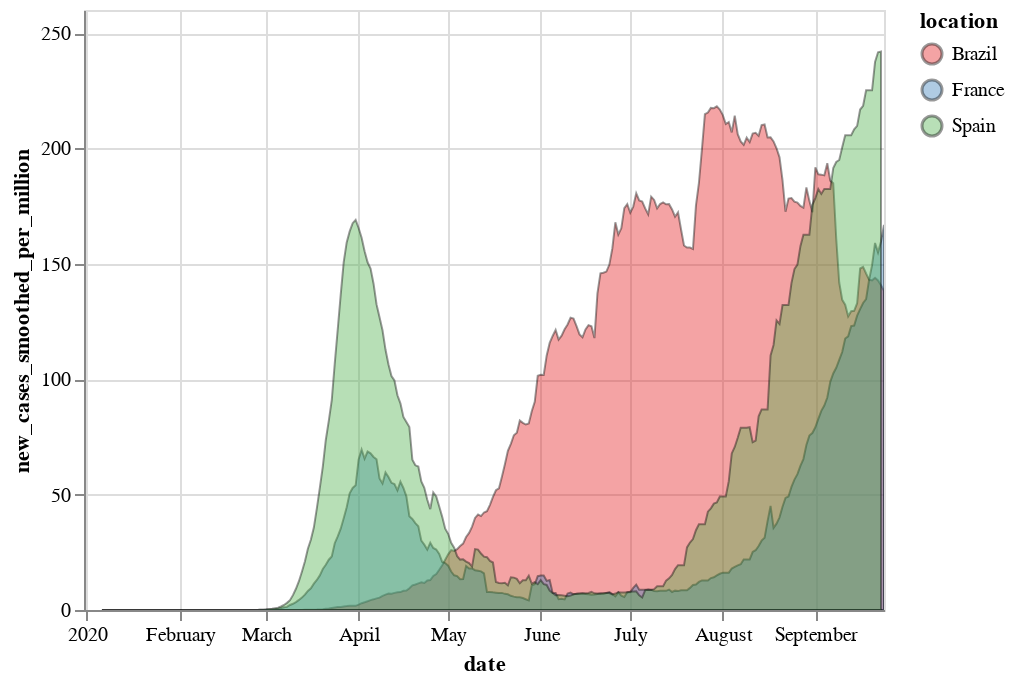

Notebook code cell kept with this figure:
### Code cell
plot = alt.Chart(df).mark_area(opacity=0.4, stroke='black').encode(
    x='date:T',
    y=alt.Y('new_cases_smoothed_per_million:Q', stack=None),
    color=alt.Color('location:N', scale=alt.Scale(scheme='set1')),
    tooltip='location'
).interactive().properties(width='container')
plot

### Figure 1 — Vega-Lite specification as saved in the notebook (floating-point values rounded to 4 significant figures; data arrays with more than 128 entries replaced by an {"elided": "..."} marker saying what was removed)
{"config": {"view": {"continuousWidth": 400, "continuousHeight": 300}}, "data": {"name": "data-8bba9f6c4b4bc58476fa9a1158878da3"}, "mark": {"type": "area", "opacity": 0.4, "stroke": "black"}, "encoding": {"color": {"type": "nominal", "field": "location", "scale": {"scheme": "set1"}}, "tooltip": {"type": "nominal", "field": "location"}, "x": {"type": "temporal", "field": "date"}, "y": {"type": "quantitative", "field": "new_cases_smoothed_per_million", "stack": null}}, "selection": {"selector001": {"type": "interval", "bind": "scales", "encodings": ["x", "y"]}}, "width": "container", "$schema": "https://vega.github.io/schema/vega-lite/v4.8.1.json", "datasets": {"data-8bba9f6c4b4bc58476fa9a1158878da3": {"elided": "806 records"}}}
